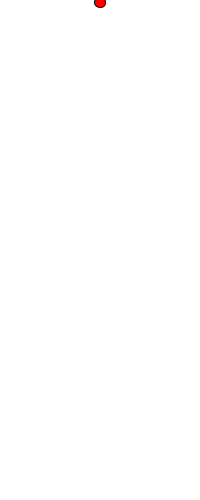
Frame 1 (no input)
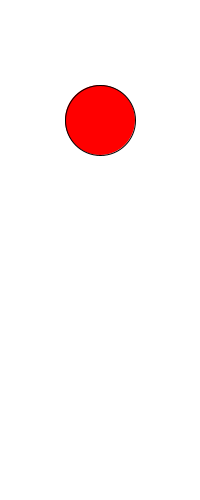
Frame 60 (the mouse pressed at the canvas centre just before this capture)
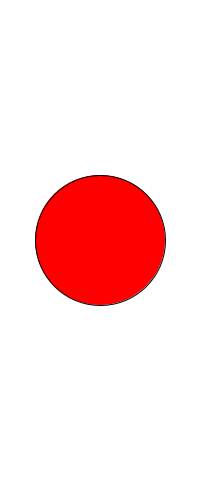
Frame 120 (the mouse held since frame 60 and released just before this capture)

The Processing sketch that drew these frames (run headless with seeded random() and noise(); from frame 60 on, the mouse is pressed at the canvas centre):

// Processing sketch: Exercise4
// ── Exercise4.pde
float y = 0;
int s = 10;
void setup() {
    size(200, 500);
}
void draw() {
    background(255);
    y += 2;
    s += 1;
    fill(255,0,0);
    ellipse(width/2, y, s, s);
}
